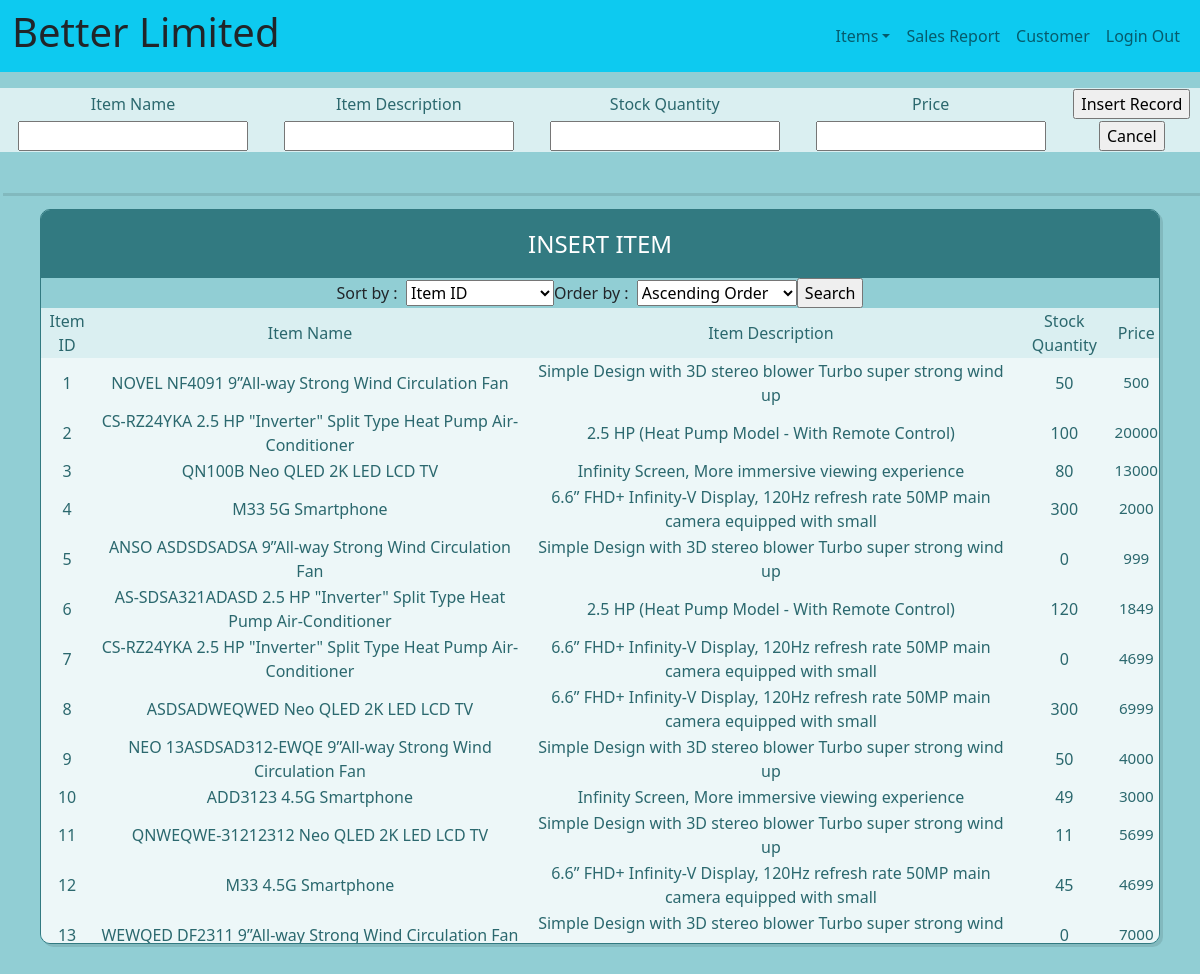
The app's page /Code/managerInsertItems.php with its own data.
### tables this page shows
CREATE TABLE `Item` (
  `itemID` int(11) NOT NULL,
  `itemName` varchar(255) NOT NULL,
  `itemDescription` text DEFAULT NULL,
  `stockQuantity` int(11) NOT NULL DEFAULT 0,
  `price` double NOT NULL
);

### Code/managerInsertItems.php (the view, shortened to what this page needs)
<!DOCTYPE html>
<html>
<head>
  <link href="https://cdn.jsdelivr.net/npm/bootstrap@5.0.1/dist/css/bootstrap.min.css" rel="stylesheet">
  <link rel="stylesheet" href="css/managerInsertItems.css">
    <link rel="stylesheet" href="https://cdnjs.cloudflare.com/ajax/libs/sweetalert/1.1.3/sweetalert.min.css">
</head>
<body>
<nav class="navbar navbar-expand-lg navbar-light bg-info">
    <div class="container-fluid">
      <h1>Better Limited</h1>
      <div class="collapse navbar-collapse " id="linkbar">
        <ul class="navbar-nav ms-auto">
            <li class="nav-item dropdown ms-auto">
                <a href="#" class="nav-link dropdown-toggle" data-bs-toggle="dropdown">Items</a>
            </li>
            <li class="nav-item">
                <a class="nav-link" href="managerSalesReport.php">Sales Report</a>
            </li>
            <li class="nav-item">
                <a class="nav-link" href="managerCustomerRecord.php">Customer</a>
            </li>
          <li class="nav-item">
            <a class="nav-link" href="Logout.php">Login Out</a>
          </li>
        </ul>
      </div>
    </div>
  </nav>
<div id="container">
    <div class="smallTable">
        <form action="managerInsertItemsValidate.php" method="post">
  <table cellspacing="0">
      <tr>
         <th>Item Name</th>
         <th>Item Description</th>
         <th>Stock Quantity</th>
         <th>Price</th>
         <th><input type="submit" value="Insert Record" </th>
      </tr>
      <tr>
         <th><input type="text" name="itemName" ></th>
         <th><input type="text" name="itemDescription" ></th>
         <th><input type="text" name="stockQuantity" ></th>
         <th><input type="text" name="price"></th>
         <th><input type="button" value="Cancel" onclick="window.location.href='managerInsertItems.php';"></th>
      </tr>
   </table>
</form>
        <?php
        extract($_GET);
        ?>
    </div>
    <?php
    require_once('Connection/conn.php');
    $sql = "SELECT * FROM item
            GROUP BY itemID
            ORDER BY itemID ASC;";
    $rs = mysqli_query($conn, $sql);
    echo<<<EOD
<form action="managerInsertItems.php" method="post">
<div class="table-users">
    <div class="header">Insert item</div>
   <tr>
<div style="display: flex;
align-items: center;
justify-content: center;
">
   <th> Sort by : &nbsp </th>
         <select name="OrderBy" style=""></div>
  <option value="itemID">Item ID</option>
  <option value="itemName">Item Name</option>
  <option value="itemDescription">Item Description</option>
  <option value="stockQuantity">Stock Quantity</option>
  <option value="price">Price</option>
</select>
         <th>Order by : &nbsp <select name="SortBy" >
  <option id="SortByAsc" value="asc">Ascending Order</option>
  <option id="SortByDes" value="desc">Descending Order</option>
</select></th>
<input type="submit" value="Search">
      </tr>
         </div>
    </form>
    <table cellspacing="0">
        <tbody>
        <thead>
        <tr>
         <th>Item ID</th>
         <th>Item Name</th>
         <th>Item Description</th>
         <th>Stock Quantity</th>
         <th>Price</th>
        </tr>
        </thead>
EOD;
    while ($rc = mysqli_fetch_assoc($rs)) {
        extract($rc);
        echo <<<EOD
        <tr>
         <td>$itemID</td>
         <td>$itemName</td>
         <td>$itemDescription</td>
         <td>$stockQuantity</td>
         <td id="hi">$price</td>
        </tr>
        </tbody>
</div>
EOD;
    }
    ?>
</body>
</html>

### Code/css/managerInsertItems.css (style rules this page uses)
#hi { text-align: center; }
body { background-color: #91ced4; }
body * { box-sizing: border-box; }
.header { background-color: #327a81; color: white; font-size: 1.5em; padding: 1rem; text-align: center; text-transform: uppercase; }
.table-users { border: 1px solid #327a81; border-radius: 10px; box-shadow: 3px 3px 0 rgba(0, 0, 0, 0.1); max-width: calc(100% - 5em); margin: 1em auto; overflow: hidden; overflow: scroll; height: 70vh; }
table th { text-align: center; }
table { width: 100%; height: 30px; }
table td, table th { color: #2b686e; }
table td { text-align: center; vertical-align: middle; }
table td:last-child { font-size: 0.95em; line-height: 1.4; text-align: left; }
table th { background-color: #daeff1; font-weight: 300; }
table tr:nth-child(2n) { background-color: white; }
table tr:nth-child(2n+1) { background-color: #edf7f8; }
.smallTable { box-shadow: 3px 3px 0 rgba(0, 0, 0, 0.1); margin: 1em auto; overflow: hidden; height: 10vh; border-right: 0px; }
input[type="text"] { width: 230px; }

### Code/managerInsertItems.php (style rules this page uses)
#hi { text-align: center; }

### records on screen
item: itemID "1", itemName "NOVEL NF4091 9”All-way Strong Wind Circulation Fan", itemDescription "Simple Design with 3D stereo blower Turbo super strong wind up", stockQuantity "50", price "500"
item: itemID "2", itemName "CS-RZ24YKA 2.5 HP \"Inverter\" Split Type Heat Pump Air-Conditioner", itemDescription "2.5 HP (Heat Pump Model - With Remote Control)", stockQuantity "100", price "20000"
item: itemID "3", itemName "QN100B Neo QLED 2K LED LCD TV", itemDescription "Infinity Screen, More immersive viewing experience", stockQuantity "80", price "13000"
item: itemID "4", itemName "M33 5G Smartphone", itemDescription "6.6” FHD+ Infinity-V Display, 120Hz refresh rate 50MP main camera equipped with small", stockQuantity "300", price "2000"
item: itemID "5", itemName "ANSO ASDSDSADSA 9”All-way Strong Wind Circulation Fan", itemDescription "Simple Design with 3D stereo blower Turbo super strong wind up", stockQuantity "0", price "999"
item: itemID "6", itemName "AS-SDSA321ADASD 2.5 HP \"Inverter\" Split Type Heat Pump Air-Conditioner", itemDescription "2.5 HP (Heat Pump Model - With Remote Control)", stockQuantity "120", price "1849"
item: itemID "7", itemName "CS-RZ24YKA 2.5 HP \"Inverter\" Split Type Heat Pump Air-Conditioner", itemDescription "6.6” FHD+ Infinity-V Display, 120Hz refresh rate 50MP main camera equipped with small", stockQuantity "0", price "4699"
item: itemID "8", itemName "ASDSADWEQWED Neo QLED 2K LED LCD TV", itemDescription "6.6” FHD+ Infinity-V Display, 120Hz refresh rate 50MP main camera equipped with small", stockQuantity "300", price "6999"
item: itemID "9", itemName "NEO 13ASDSAD312-EWQE 9”All-way Strong Wind Circulation Fan", itemDescription "Simple Design with 3D stereo blower Turbo super strong wind up", stockQuantity "50", price "4000"
item: itemID "10", itemName "ADD3123 4.5G Smartphone", itemDescription "Infinity Screen, More immersive viewing experience", stockQuantity "49", price "3000"
item: itemID "11", itemName "QNWEQWE-31212312 Neo QLED 2K LED LCD TV", itemDescription "Simple Design with 3D stereo blower Turbo super strong wind up", stockQuantity "11", price "5699"
item: itemID "12", itemName "M33 4.5G Smartphone", itemDescription "6.6” FHD+ Infinity-V Display, 120Hz refresh rate 50MP main camera equipped with small", stockQuantity "45", price "4699"
item: itemID "13", itemName "WEWQED DF2311 9”All-way Strong Wind Circulation Fan", itemDescription "Simple Design with 3D stereo blower Turbo super strong wind…", stockQuantity "0", price "7000"
